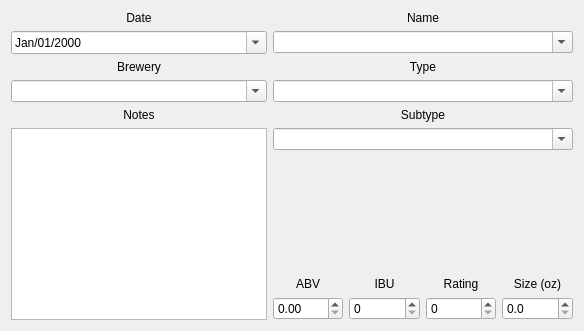
      <widget class="QWidget" name="beerTab">
       <attribute name="title">
        <string>Beer</string>
       </attribute>
       <layout class="QGridLayout" name="gridLayout_7">
        <item row="0" column="0">
         <widget class="QLabel" name="drinkDateLabel">
          <property name="sizePolicy">
           <sizepolicy hsizetype="Preferred" vsizetype="Preferred">
            <horstretch>0</horstretch>
            <verstretch>0</verstretch>
           </sizepolicy>
          </property>
          <property name="text">
           <string>Date</string>
          </property>
          <property name="alignment">
           <set>Qt::AlignCenter</set>
          </property>
         </widget>
        </item>
        <item row="0" column="1">
         <widget class="QLabel" name="beerNameLabel">
          <property name="sizePolicy">
           <sizepolicy hsizetype="Preferred" vsizetype="Preferred">
            <horstretch>0</horstretch>
            <verstretch>0</verstretch>
           </sizepolicy>
          </property>
          <property name="text">
           <string>Name</string>
          </property>
          <property name="alignment">
           <set>Qt::AlignCenter</set>
          </property>
         </widget>
        </item>
        <item row="1" column="0">
         <widget class="QDateEdit" name="beerDateInput">
          <property name="sizePolicy">
           <sizepolicy hsizetype="Preferred" vsizetype="Fixed">
            <horstretch>0</horstretch>
            <verstretch>0</verstretch>
           </sizepolicy>
          </property>
          <property name="minimumSize">
           <size>
            <width>0</width>
            <height>0</height>
           </size>
          </property>
          <property name="maximumSize">
           <size>
            <width>16777215</width>
            <height>16777215</height>
           </size>
          </property>
          <property name="focusPolicy">
           <enum>Qt::WheelFocus</enum>
          </property>
          <property name="styleSheet">
           <string notr="true"/>
          </property>
          <property name="displayFormat">
           <string>MMM/dd/yyyy</string>
          </property>
          <property name="calendarPopup">
           <bool>true</bool>
          </property>
         </widget>
        </item>
        <item row="1" column="1">
         <widget class="QComboBox" name="beerNameInput">
          <property name="sizePolicy">
           <sizepolicy hsizetype="Preferred" vsizetype="Fixed">
            <horstretch>0</horstretch>
            <verstretch>0</verstretch>
           </sizepolicy>
          </property>
          <property name="minimumSize">
           <size>
            <width>300</width>
            <height>0</height>
           </size>
          </property>
          <property name="editable">
           <bool>true</bool>
          </property>
         </widget>
        </item>
        <item row="2" column="0">
         <widget class="QLabel" name="beerBreweryLabel">
          <property name="sizePolicy">
           <sizepolicy hsizetype="Preferred" vsizetype="Preferred">
            <horstretch>0</horstretch>
            <verstretch>0</verstretch>
           </sizepolicy>
          </property>
          <property name="text">
           <string>Brewery</string>
          </property>
          <property name="alignment">
           <set>Qt::AlignCenter</set>
          </property>
         </widget>
        </item>
        <item row="2" column="1">
         <widget class="QLabel" name="beerTypeLabel">
          <property name="sizePolicy">
           <sizepolicy hsizetype="Preferred" vsizetype="Preferred">
            <horstretch>0</horstretch>
            <verstretch>0</verstretch>
           </sizepolicy>
          </property>
          <property name="text">
           <string>Type</string>
          </property>
          <property name="alignment">
           <set>Qt::AlignCenter</set>
          </property>
         </widget>
        </item>
        <item row="3" column="0">
         <widget class="QComboBox" name="beerBreweryInput">
          <property name="sizePolicy">
           <sizepolicy hsizetype="Preferred" vsizetype="Fixed">
            <horstretch>0</horstretch>
            <verstretch>0</verstretch>
           </sizepolicy>
          </property>
          <property name="editable">
           <bool>true</bool>
          </property>
         </widget>
        </item>
        <item row="3" column="1">
         <widget class="QComboBox" name="beerTypeInput">
          <property name="sizePolicy">
           <sizepolicy hsizetype="Preferred" vsizetype="Fixed">
            <horstretch>0</horstretch>
            <verstretch>0</verstretch>
           </sizepolicy>
          </property>
          <property name="editable">
           <bool>true</bool>
          </property>
         </widget>
        </item>
        <item row="4" column="0">
         <widget class="QLabel" name="beerNotesLabel">
          <property name="sizePolicy">
           <sizepolicy hsizetype="Preferred" vsizetype="Preferred">
            <horstretch>0</horstretch>
            <verstretch>0</verstretch>
           </sizepolicy>
          </property>
          <property name="text">
           <string>Notes</string>
          </property>
          <property name="alignment">
           <set>Qt::AlignCenter</set>
          </property>
         </widget>
        </item>
        <item row="4" column="1">
         <widget class="QLabel" name="beerSubtypeLabel">
          <property name="text">
           <string>Subtype</string>
          </property>
          <property name="alignment">
           <set>Qt::AlignCenter</set>
          </property>
         </widget>
        </item>
        <item row="5" column="0" rowspan="2">
         <widget class="QTextEdit" name="beerNotesInput">
          <property name="sizePolicy">
           <sizepolicy hsizetype="Preferred" vsizetype="Preferred">
            <horstretch>0</horstretch>
            <verstretch>0</verstretch>
           </sizepolicy>
          </property>
          <property name="focusPolicy">
           <enum>Qt::ClickFocus</enum>
          </property>
         </widget>
        </item>
        <item row="5" column="1">
         <widget class="QComboBox" name="beerSubtypeInput">
          <property name="editable">
           <bool>true</bool>
          </property>
         </widget>
        </item>
        <item row="6" column="1">
         <layout class="QGridLayout" name="gridLayout_3">
          <item row="2" column="2">
           <widget class="QSpinBox" name="beerRatingInput">
            <property name="sizePolicy">
             <sizepolicy hsizetype="Preferred" vsizetype="Fixed">
              <horstretch>0</horstretch>
              <verstretch>0</verstretch>
             </sizepolicy>
            </property>
            <property name="maximum">
             <number>10</number>
            </property>
           </widget>
          </item>
          <item row="1" column="1">
           <widget class="QLabel" name="beerIbuLabel">
            <property name="sizePolicy">
             <sizepolicy hsizetype="Preferred" vsizetype="Preferred">
              <horstretch>0</horstretch>
              <verstretch>0</verstretch>
             </sizepolicy>
            </property>
            <property name="text">
             <string>IBU</string>
            </property>
            <property name="alignment">
             <set>Qt::AlignCenter</set>
            </property>
           </widget>
          </item>
          <item row="1" column="3">
           <widget class="QLabel" name="beerSizeLabel">
            <property name="sizePolicy">
             <sizepolicy hsizetype="Preferred" vsizetype="Preferred">
              <horstretch>0</horstretch>
              <verstretch>0</verstretch>
             </sizepolicy>
            </property>
            <property name="text">
             <string>Size (oz)</string>
            </property>
            <property name="alignment">
             <set>Qt::AlignCenter</set>
            </property>
           </widget>
          </item>
          <item row="2" column="1">
           <widget class="QDoubleSpinBox" name="beerIbuInput">
            <property name="sizePolicy">
             <sizepolicy hsizetype="Preferred" vsizetype="Fixed">
              <horstretch>0</horstretch>
              <verstretch>0</verstretch>
             </sizepolicy>
            </property>
            <property name="decimals">
             <number>0</number>
            </property>
            <property name="maximum">
             <double>9999.000000000000000</double>
            </property>
           </widget>
          </item>
          <item row="1" column="2">
           <widget class="QLabel" name="beerRatingLabel">
            <property name="sizePolicy">
             <sizepolicy hsizetype="Preferred" vsizetype="Preferred">
              <horstretch>0</horstretch>
              <verstretch>0</verstretch>
             </sizepolicy>
            </property>
            <property name="text">
             <string>Rating</string>
            </property>
            <property name="alignment">
             <set>Qt::AlignCenter</set>
            </property>
           </widget>
          </item>
          <item row="1" column="0">
           <widget class="QLabel" name="beerAbvLabel">
            <property name="sizePolicy">
             <sizepolicy hsizetype="Preferred" vsizetype="Preferred">
              <horstretch>0</horstretch>
              <verstretch>0</verstretch>
             </sizepolicy>
            </property>
            <property name="text">
             <string>ABV</string>
            </property>
            <property name="alignment">
             <set>Qt::AlignCenter</set>
            </property>
           </widget>
          </item>
          <item row="2" column="0">
           <widget class="QDoubleSpinBox" name="beerAbvInput">
            <property name="sizePolicy">
             <sizepolicy hsizetype="Preferred" vsizetype="Fixed">
              <horstretch>0</horstretch>
              <verstretch>0</verstretch>
             </sizepolicy>
            </property>
            <property name="maximum">
             <double>100.000000000000000</double>
            </property>
           </widget>
          </item>
          <item row="0" column="0">
           <spacer name="verticalSpacer_2">
            <property name="orientation">
             <enum>Qt::Vertical</enum>
            </property>
            <property name="sizeHint" stdset="0">
             <size>
              <width>20</width>
              <height>40</height>
             </size>
            </property>
           </spacer>
          </item>
          <item row="2" column="3">
           <widget class="QDoubleSpinBox" name="beerSizeInput">
            <property name="decimals">
             <number>1</number>
            </property>
            <property name="maximum">
             <double>10000.000000000000000</double>
            </property>
           </widget>
          </item>
         </layout>
        </item>
       </layout>
      </widget>
